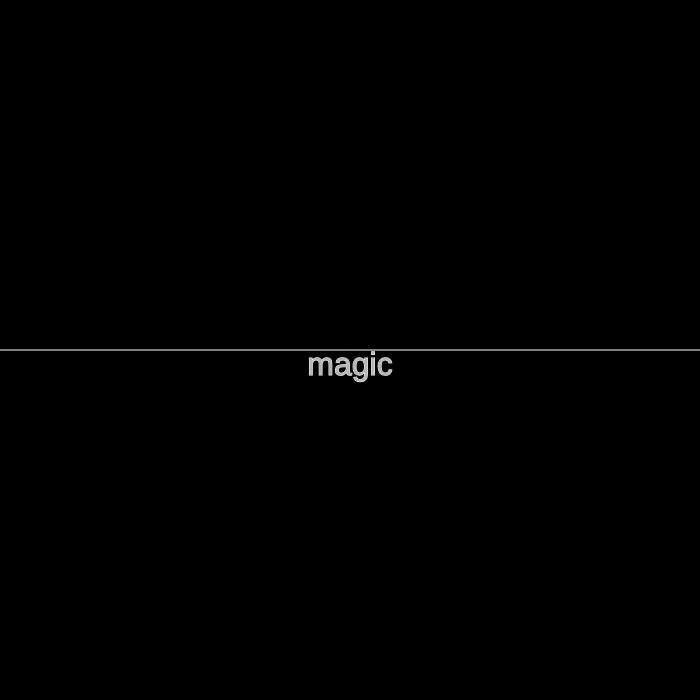
Frame 1 (no input)
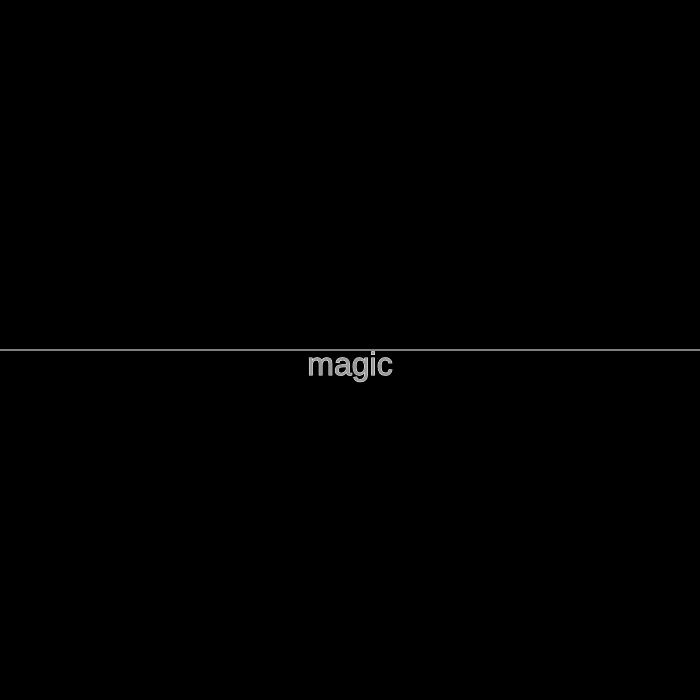
Frame 60 (no input)
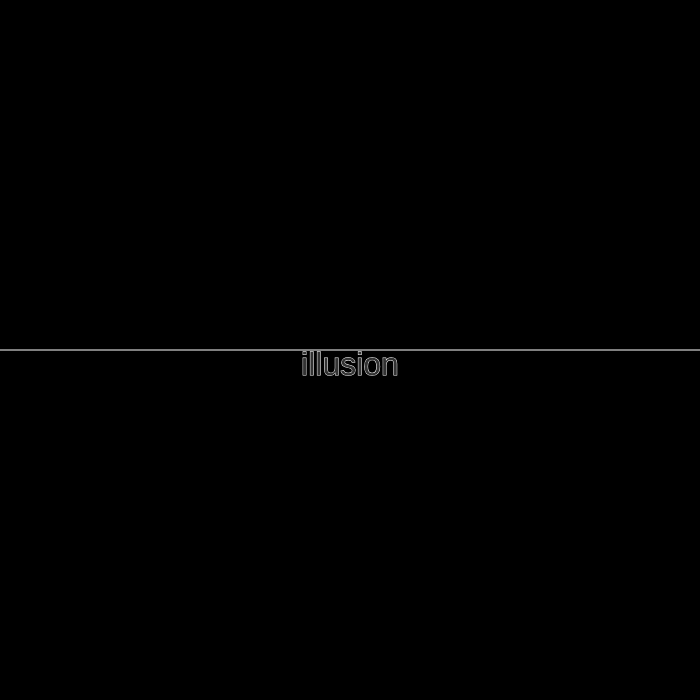
Frame 120 (the mouse pressed at the canvas centre since frame 60)

The p5.js sketch that drew these frames (run headless with seeded random() and noise() and a simulated clock; from frame 60 on, the mouse is pressed at the canvas centre):

// p5.js sketch
// ── sketch.js
// Title: Spellcasting Array
// Author: Elijah Ko
// Date: 09/02/2019
// Credit: Daniel Shiffman's Coding Train - p5.js "Chapter 7.1"

var words = ["magic", "illusion", "imagination", "invention", "wonder", "curiosity", "exploration"]; //Processing: string[] words = new string[6];
var index = 0;

function setup() {
  createCanvas(700, 700);
}

function draw() {
  background(0);
  stroke(255);

  fill(random(255));
  textSize(32);
  textAlign(CENTER);
  text(words[index], width / 2, height / 2, 0, width);
  line(0, height / 2, width, height / 2);
}

function mousePressed() {
  index++;
  if (index >= words.length) {
    index = 0;
  }
}
